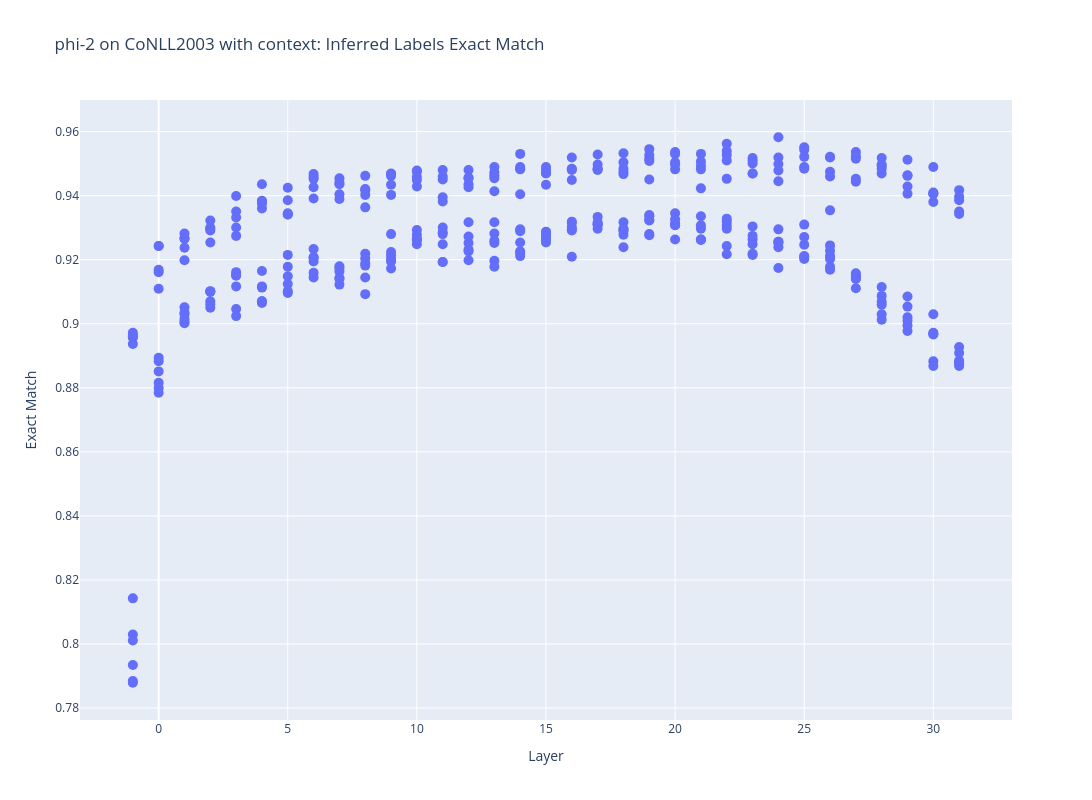

The code cell stored with this chart in its notebook:
### Code cell
def plot_all_interactive(
        metric: str,
        filtered_results: pd.DataFrame,
        ):
    layers = []
    accs = []
    hover_texts = []
    y = []
    for ind, data in filtered_results.iterrows():
        layers.append(data["layer"])
        try:
            acc = max([log["test accuracy"] for log in data["history"]])
        except:
            acc = np.nan
        m = data["Eval"][metric]
        y.append(m)
        accs.append(acc)
        t = data["date"]
        date_hr = time.strftime('%b %d %Hh%M', time.localtime(t))
        hover_text = f"run {data['run']} | Layer: {data['layer']} | acc: {acc:.3f}<br>epochs: {data['epochs']}, LR: {data['lr']}, b_size: {data['batch_size']}<br>{metric}: {data['Eval'][metric]:.2f}<br>{data['extraction_method']} | {date_hr}"  # Adjust as needed
        hover_texts.append(hover_text)

    # Create a scatter plot
    fig = go.Figure(data=go.Scatter(
        x=layers,
        # y=accs,
        y=y,
        mode='markers',
        marker=dict(size=10),
        text=hover_texts,  # Hover text
        hoverinfo='text'
            ),
        )

    # Add titles and labels
    fig.update_layout(
        title=f"{model_name.split('/')[-1]} on {dataset_name} with{'' if with_context else 'out'} context: Inferred Labels {metric}",
        xaxis_title="Layer",
        yaxis_title=metric,
        legend_title="Legend",
        hovermode="closest",
        width=1500,
        height=800,
    )
    fig.show()


metric = "Partial Match"
metric = "Chr-F"
metric = "Exact Match"


plot_all_interactive(metric, filtered_results)

### Figure 1 — Plotly figure (JSON) as saved in the notebook; plotly's stock layout.template omitted (floating-point values rounded to 4 significant figures; data arrays with more than 128 entries replaced by an {"elided": "..."} marker saying what was removed)
{"data": [{"hoverinfo": "text", "marker": {"size": 10}, "mode": "markers", "text": {"elided": "363 str values"}, "type": "scatter", "x": {"elided": "363 int values"}, "y": {"elided": "363 float values"}}], "layout": {"height": 800, "hovermode": "closest", "legend": {"title": {"text": "Legend"}}, "title": {"text": "phi-2 on CoNLL2003 with context: Inferred Labels Exact Match"}, "width": 1500, "xaxis": {"title": {"text": "Layer"}}, "yaxis": {"title": {"text": "Exact Match"}}}}
